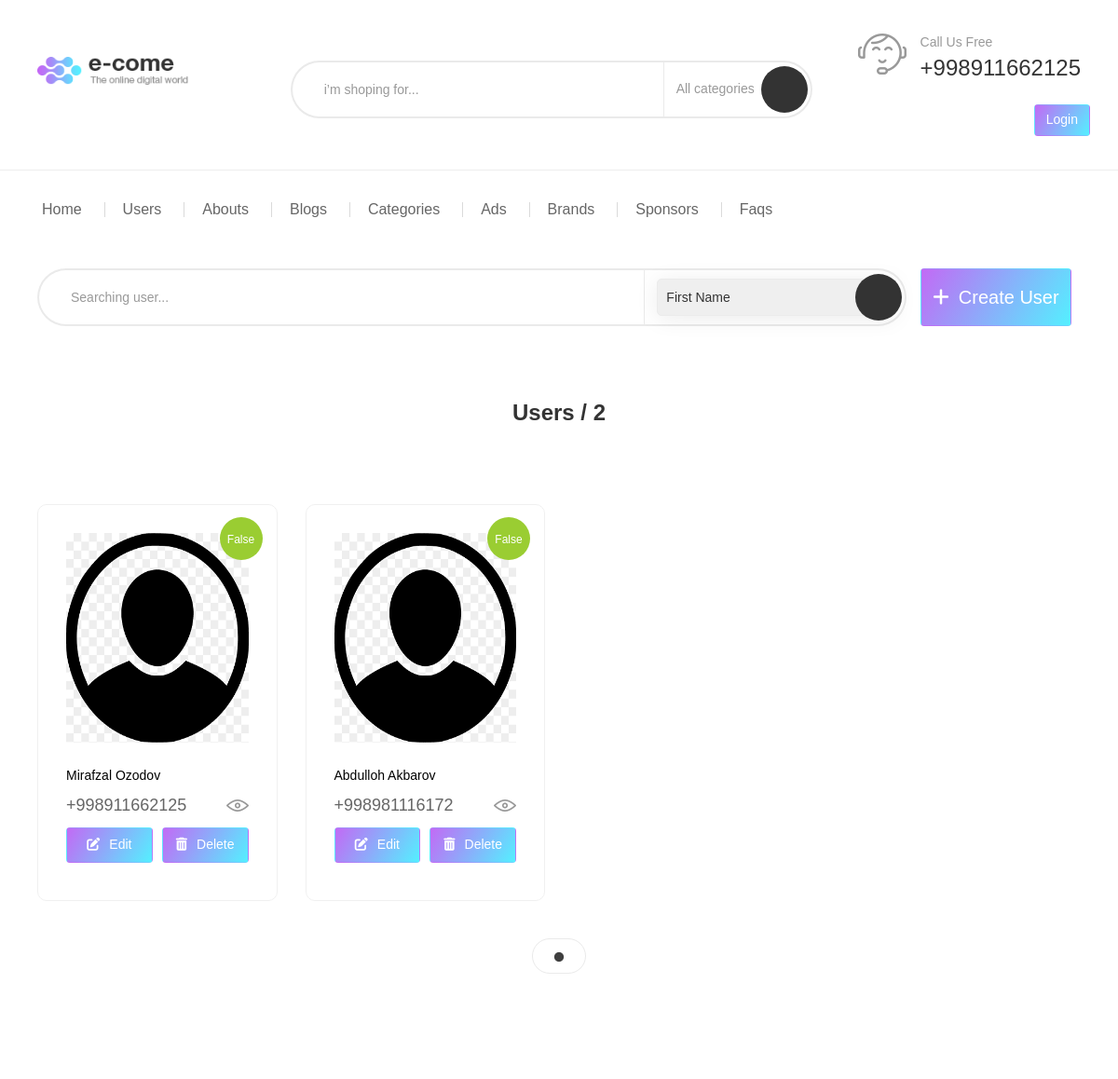
Page /user/list/ (upper part) on the earlier database version.
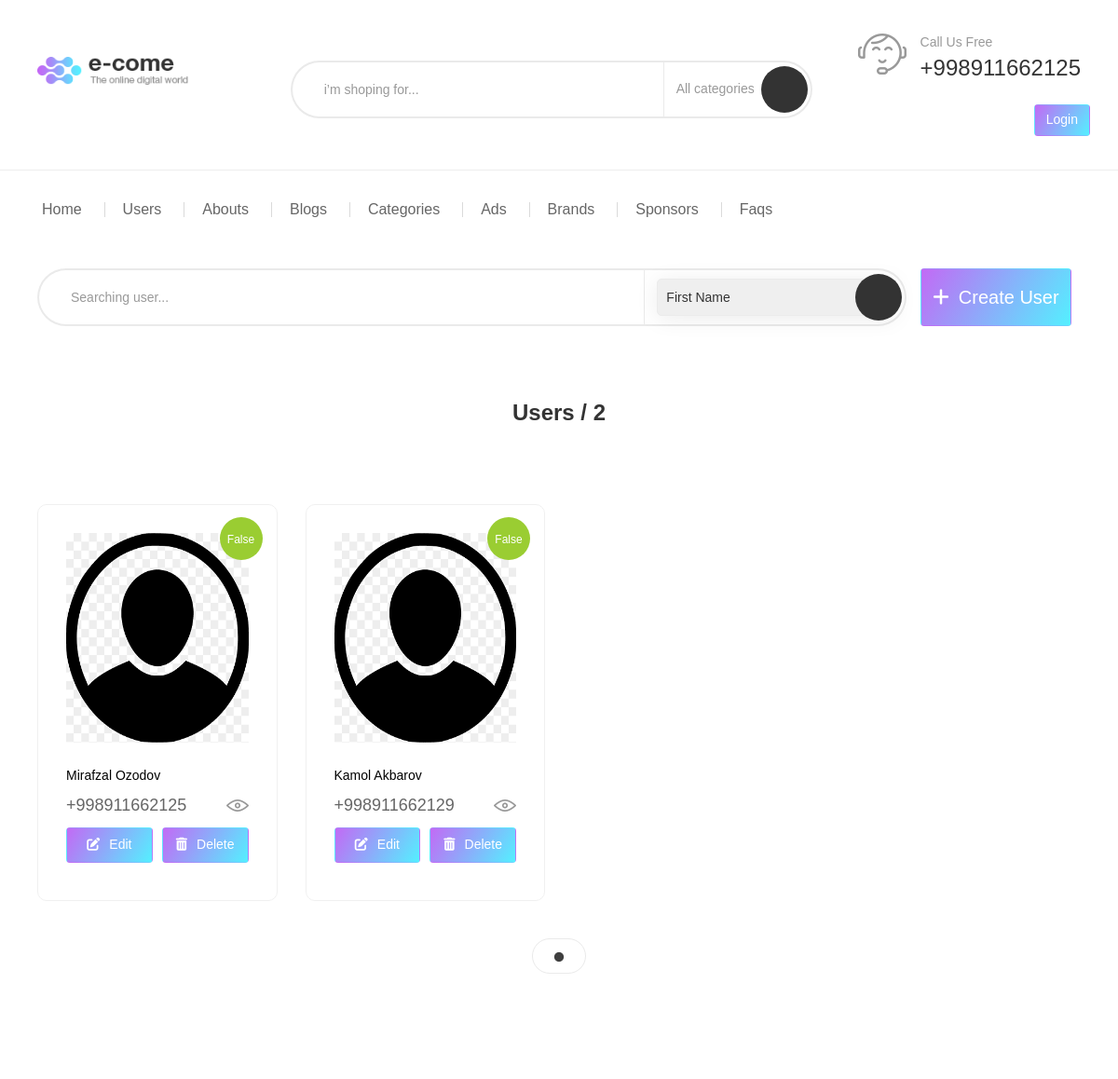
Same page on the later database version.
### users/models.py (models this page shows, shortened)
class CustomUser (AbstractUser):
    id = models.AutoField(name='id', primary_key=True)
    block = models.BooleanField(name='block', default=False)
    created_at = models.DateTimeField(name="created_at", auto_now_add=True)
    phone = models.CharField(name='phone', max_length=30, blank=False, unique=True)
    email = models.CharField(name='email', max_length=30, blank=False, unique=True)
    image = models.ImageField(name='image', upload_to='user/', default='images/user.png')

### users/views.py (the view)
# urls.py: path('list/', UsersListView.as_view(), name="user_list"),
class UsersListView (ListView):
    model = CustomUser
    queryset = CustomUser.objects.all()
    template_name = 'admin/users/admin_users_list.html'
    context_object_name = 'users'
    def get (self, request: HttpRequest, *args: Any, **kwargs: Any) -> HttpResponse:
        if request.method == "POST":
            print('38')
            searchSelected = request.POST.get('selected')
            empsearch = CustomUser.objects.filter(last_name=searchSelected)
            return render (request, 'admin/users/admin_users_list.html', {'users': empsearch})
        else:
            displayemp=CustomUser.objects.all()
            return render (request, 'admin/users/admin_users_list.html', {'users': displayemp})

### templates/admin/users/admin_users_list.html (shortened to what the changed rows need)
{% extends 'admin/base.html' %}
{% load static %}
{% block content %}
<div class="container container-240">
    <div class="team">
        <h1 class="about-title v3 spc text-center">Users / {{users|length}}</h1>
        <div class="releases v2" style="padding-top: 0;">
            <div class="tab-content">
                <div id="tv2" class="tab-pane fade in active">
                    <div class="js-multiple-row2">
                        {% for user in users %}
                        <div class="product-item">
                            <div class="pd-bd product-inner">
                                <div class="product-img">
                                    <a href="{% url 'user_detail' user.pk %}">
                                        {% if user.image %}
                                            <img src="{{user.image.url}}" alt="" width="225px" height="225px" class="img-reponsive" style="margin:  0 auto;">
                                        {% endif %}
                                    </a>
                                    {% if user.block %}
                                    <div class="ribbon-price red"><span>{{user.block}}</span></div>
                                    {% else %}
                                    <div class="ribbon-price" style="background: yellowgreen !important;">
                                        <span>{{user.block}}</span></div>
                                    {% endif %}
                                </div>
                                <div class="product-info">
                                    <div class="color-group"></div>
                                    <div class="element-list element-list-middle">
                                        <h3 class="product-title">
                                            <a href="{% url 'user_detail' user.pk %}">
                                                {{user.first_name}} {{user.last_name}}
                                            </a>
                                        </h3>
                                        <div class="product-bottom">
                                            <div class="product-price"><span>{{user.phone}}</span></div>
                                            <a href="{% url 'user_detail' user.pk %}" class="btn-icon btn-view">
                                                <span class="icon-bg icon-view"></span>
                                            </a>
                                        </div>
                                    </div>
                                    <div class="flex" style="gap: 10px;">
                                        <a href="{% url 'user_update' user.pk %}" style="width: 100%;">
                                            <button class="btn btn-submit btn-gradient"
                                                style="width: 100%; padding: 8px; margin: 10px 0; font-size: 14px;">
                                                <i class="fa-solid fa-pen-to-square"
                                                    style="font-size: 14px; margin-right: 10px;"></i>Edit
                                            </button>
                                        </a>
                                        <a href="{% url 'user_delete' user.pk %}" style="width: 100%;">
                                            <button class="btn btn-submit btn-gradient"
                                                style="width: 100%; padding: 8px; margin: 10px 0; font-size: 14px;">
                                                <i class="fa-solid fa-trash-can"
                                                    style="font-size: 14px; margin-right: 10px;"></i>Delete
                                            </button>
                                        </a>
                                    </div>
                                </div>
                            </div>
                        </div>
                        {% endfor %}
                    </div>
                </div>
            </div>
        </div>
    </div>
</div>
{% endblock %}

Differences in the rows shown:
removed CustomUser: image (placeholder picture), block "False", first_name "Abdulloh", last_name "Akbarov", phone "+998981116172"
added CustomUser: image (placeholder picture), block "False", first_name "Kamol", last_name "Akbarov", phone "+998911662129"
